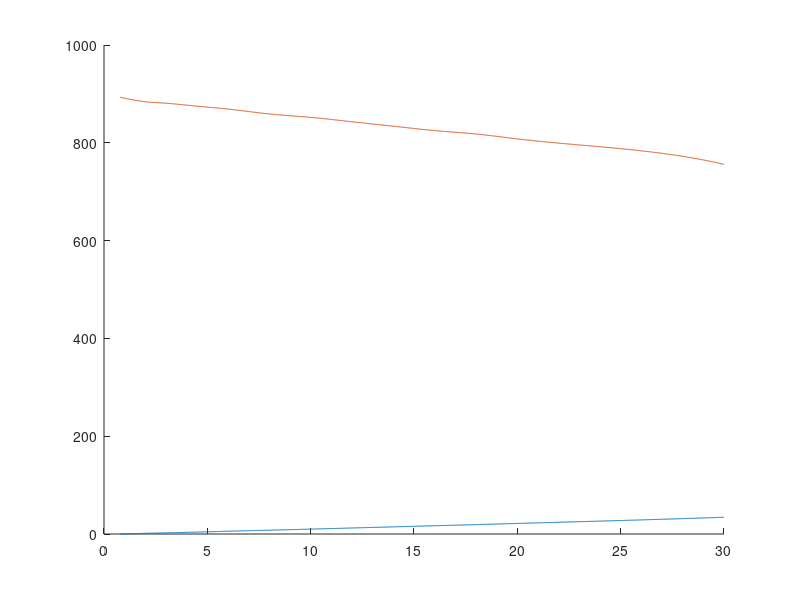

The MATLAB source for this figure: (Note: this script raises an error after producing the figure.)
% The following data was pulled from a Mitsuba Data Sheet:
currents_eco    = [0.780 1.37 2 3 4 5 6 8 10 12 14 16 18 20 25 30]';
torques_eco     = [0 0.6 1.4 2.4 3.4 4.5 5.7 7.8 10.0 12.3 14.6 16.9 19.2 21.6 27.6 34.3]';
RPMs_eco        = [893 888 884 881 877 873 869 859 852 843 834 825 818 808 788 756]';

% How many data points to include in interpolated model
numPoints = 1000; 

interpedCurrents = linspace(min(currents_eco), max(currents_eco), numPoints)';
interpedTorques = interp1(currents_eco, torques_eco, interpedCurrents, 'spline');
interpedRPMs = interp1(currents_eco, RPMs_eco, interpedCurrents, 'spline');

% Uncomment to see relationship:
hold on
plot(interpedCurrents, interpedTorques)
plot(interpedCurrents, interpedRPMs)
hold off

% Format interpolated Data and save to file:
T = table(interpedCurrents,interpedTorques, interpedRPMs,'VariableNames',["Current","Torque", "RPM"]);
writetable(T, 'MotorDataEco.csv')



